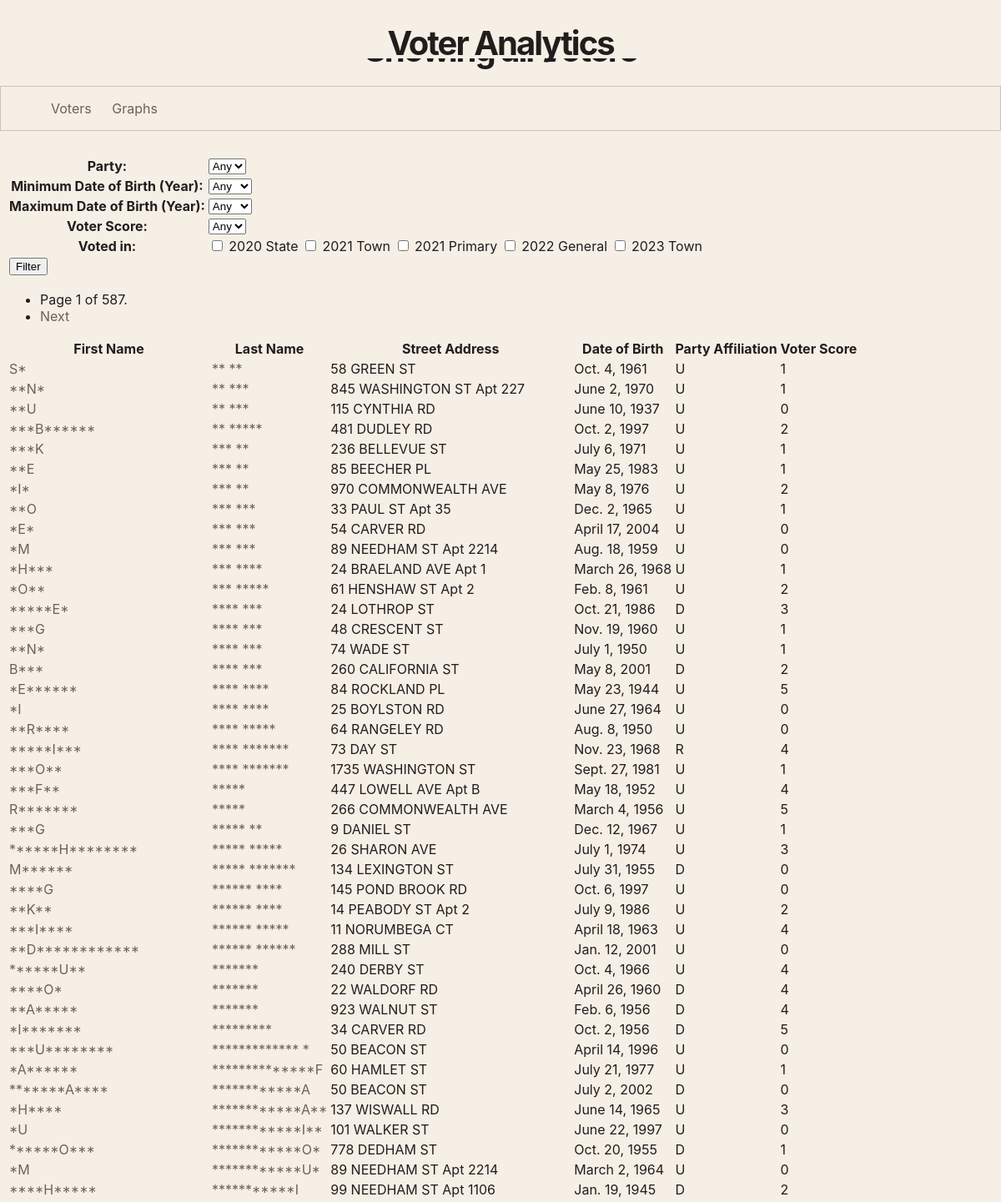
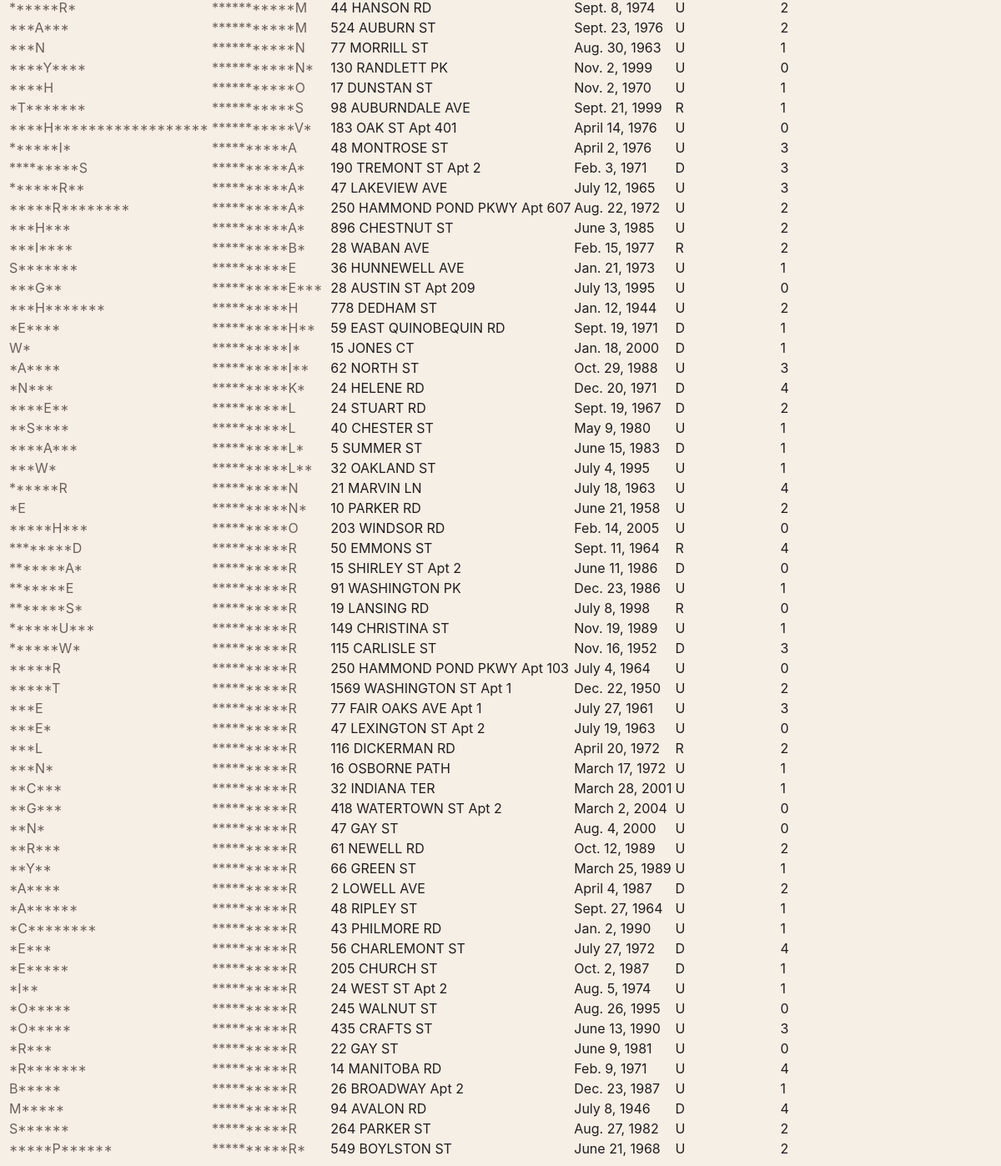
Screenshot of /voter_analytics/ with the database file from the repository (2 pictures, top to bottom).
### voter_analytics/models.py (models this page shows, shortened)
class Voter(models.Model):
    voter_id = models.TextField()
    first_name = models.TextField()
    last_name = models.TextField()
    street_number = models.TextField()
    street_name = models.TextField()
    apartment_number = models.TextField()
    zip_code = models.TextField()
    dob = models.DateField()
    dor = models.DateField()
    party_affiliation = models.CharField(max_length=2)
    precinct_number = models.IntegerField()
    v20state = models.BooleanField()
    v21town = models.BooleanField()
    v21primary = models.BooleanField()
    v22general = models.BooleanField()
    v23town = models.BooleanField()
    voter_score = models.IntegerField()

### voter_analytics/views.py (the view)
# urls.py: path('', VoterListView.as_view(), name='voters'),
class VoterListView(ListView):
    template_name = 'voter_analytics/voter.html'
    model = Voter
    context_object_name = 'voters'
    paginate_by = 100
    def get_queryset(self):
        results = super().get_queryset().order_by('last_name', 'first_name')
        if 'party_affiliation' in self.request.GET:
            party = self.request.GET['party_affiliation'].strip()
            if party:
                results = results.filter(party_affiliation=party)
        if 'min_dob' in self.request.GET:
            min_dob = self.request.GET['min_dob']
            if min_dob:
                results = results.filter(dob__year__gte=min_dob)
        if 'max_dob' in self.request.GET:
            max_dob = self.request.GET['max_dob']
            if max_dob:
                results = results.filter(dob__year__lte=max_dob)
        if 'voter_score' in self.request.GET:
            voter_score = self.request.GET['voter_score']
            if voter_score:
                results = results.filter(voter_score=voter_score)
        if 'v20state' in self.request.GET:
            results = results.filter(v20state=True)
        if 'v21town' in self.request.GET:
            results = results.filter(v21town=True)
        if 'v21primary' in self.request.GET:
            results = results.filter(v21primary=True)
        if 'v22general' in self.request.GET:
            results = results.filter(v22general=True)
        if 'v23town' in self.request.GET:
            results = results.filter(v23town=True)
        return results
    def get_context_data(self, **kwargs):
        context = super().get_context_data(**kwargs)
        context['parties'] = ['U', 'D', 'R', 'J', 'A', 'CC', 'X', 'L', 'Q', 'S', 'FF', 'G', 'HH', 'T', 'AA', 'GG', 'Z', 'O', 'P', 'E', 'V', 'H', 'Y', 'W', 'EE', 'K']
        context['years'] = range(1910, 2026)
        context['scores'] = range(0, 6)
        return context

### voter_analytics/templates/voter_analytics/voter.html (shortened to what this page needs)
{% extends 'voter_analytics/base.html' %}{% load static %}
{% block content %}
<div class="container">
    <h1>Showing all Voters</h1>
    <div class="row">
        {% include "voter_analytics/search.html" %}
    </div>
    <div class="row">
        {% if is_paginated %}
        <ul class="pagination">
                <li class="">
                    <span>Page {{ page_obj.number }} of {{ page_obj.paginator.num_pages }}.</span>
                </li>
            {% if page_obj.has_next %}
                <li>
                    <span><a href="?page={{ page_obj.next_page_number }}">Next</a></span>
                </li>
            {% endif %}
            </ul>
        {% endif %}
    </div>
    <div class="row">
        <table>
            <tr>
                <th>First Name</th>
                <th>Last Name</th>
                <th>Street Address</th>
                <th>Date of Birth</th>
                <th>Party Affiliation</th>
                <th>Voter Score</th>
            </tr>
            {% for v in voters %}
            <tr>
                <td><a href="{% url 'voter' v.pk %}">{{ v.first_name }}</a></td>
                <td><a href="{% url 'voter' v.pk %}">{{ v.last_name }}</a></td>
                <td>{{ v.street_number }} {{ v.street_name }} {% if v.apartment_number %}Apt {{ v.apartment_number }}{% endif %}</td>
                <td>{{ v.dob }}</td>
                <td>{{ v.party_affiliation }}</td>
                <td>{{ v.voter_score }}</td>
            </tr>
            {% endfor %}
        </table>
    </div>
</div>
{% endblock %}

### voter_analytics/templates/voter_analytics/base.html (shortened to what this page needs)
{% load static %}
<html>
    <head>
        <link rel="stylesheet" href="{% static 'styles.css' %}">
    </head>
    <body>
        <header>
            <h1>Voter Analytics</h1>
            <nav>
                <ul>
                    <li><a href="{% url 'voters' %}">Voters</a></li>
                    <li><a href="{% url 'graphs' %}">Graphs</a></li>
                </ul>
            </nav>
        </header>
    {% block content %}
    {% endblock %}
    </body>
</html>

### voter_analytics/templates/voter_analytics/search.html (shortened to what this page needs)
<h1>Search Form</h1>
<table>
<form method="GET">
    <tr>
        <th>Party:</th>
        <td>
            <select name="party_affiliation">
                <option value="">Any</option>
            </select>
        </td>
    </tr>
    <tr>
        <th>Minimum Date of Birth (Year):</th>
        <td>
            <select name="min_dob">
                <option value="">Any</option>
            </select>
        </td>
    </tr>
    <tr>
        <th>Maximum Date of Birth (Year):</th>
        <td>
            <select name="max_dob">
                <option value="">Any</option>
            </select>
        </td>
    </tr>
    <tr>
        <th>Voter Score:</th>
        <td>
            <select name="voter_score">
                <option value="">Any</option>
            </select>
        </td>
    </tr>
    <tr>
        <th>Voted in:</th>
        <td>
            <input type="checkbox" name="v20state" {% if request.GET.v20state %}checked{% endif %}> 2020 State
            <input type="checkbox" name="v21town" {% if request.GET.v21town %}checked{% endif %}> 2021 Town
            <input type="checkbox" name="v21primary" {% if request.GET.v21primary %}checked{% endif %}> 2021 Primary
            <input type="checkbox" name="v22general" {% if request.GET.v22general %}checked{% endif %}> 2022 General
            <input type="checkbox" name="v23town" {% if request.GET.v23town %}checked{% endif %}> 2023 Town
        </td>
    </tr>
    <tr>
        <td><input type="submit" value="Filter"></td>
        <td></td>
    </tr>
</form>
</table>

### static/styles.css (style rules this page uses)
:root { --bg-color: #f5efe6; --surface-color: #fffdf9; --surface-hover: #ebe0d0; --text-main: #221d1d; --text-muted: #6d615c; --text-quote: #782935; --accent-color: #8b263e; --accent-hover: #5e1829; --border-color: #cfc2b0; --danger-color: #a31c1c; --font-stack: -apple-system, BlinkMacSystemFont, "Segoe UI", Roboto, Helvetica, Arial, sans-serif; }
header { top: 0; left: 0; width: 100%; height: 70px; background: var(--bg-color); align-items: right; position: fixed; z-index: 999; border: none; }
body { display: grid; padding-bottom: 0px; background-color: var(--bg-color); color: var(--text-main); font-family: var(--font-stack); }
h1 { text-align: center; font-size: 2.5rem; letter-spacing: -0.05em; color: var(--text-main); }
a, a:visited { color: var(--text-muted); text-decoration: none; }
nav { justify-self: auto; background: var(--bg-color); color: var(--border-color); border: 1px solid var(--border-color); }
nav li { display: inline-block; margin-left: 20px; }

### rows the page displays
Voter: first_name "*E******", last_name "**** ****", street_number "84", street_name "ROCKLAND PL", dob "May 23, 1944", party_affiliation "U", voter_score "5"
Voter: first_name "*I", last_name "**** ****", street_number "25", street_name "BOYLSTON RD", dob "June 27, 1964", party_affiliation "U", voter_score "0"
Voter: first_name "**A*****", last_name "*******", street_number "923", street_name "WALNUT ST", dob "Feb. 6, 1956", party_affiliation "D", voter_score "4"
Voter: first_name "****H******************", last_name "***********V*", street_number "183", street_name "OAK ST", apartment_number "401", dob "April 14, 1976", party_affiliation "U", voter_score "0"
Voter: first_name "**S****", last_name "**********L", street_number "40", street_name "CHESTER ST", dob "May 9, 1980", party_affiliation "U", voter_score "1"
Voter: first_name "****A***", last_name "**********L*", street_number "5", street_name "SUMMER ST", dob "June 15, 1983", party_affiliation "D", voter_score "1"
Voter: first_name "**C***", last_name "**********R", street_number "32", street_name "INDIANA TER", dob "March 28, 2001", party_affiliation "U", voter_score "1"

### other values shown
{{ page_obj.number }} "1"
{{ page_obj.paginator.num_pages }} "587"
